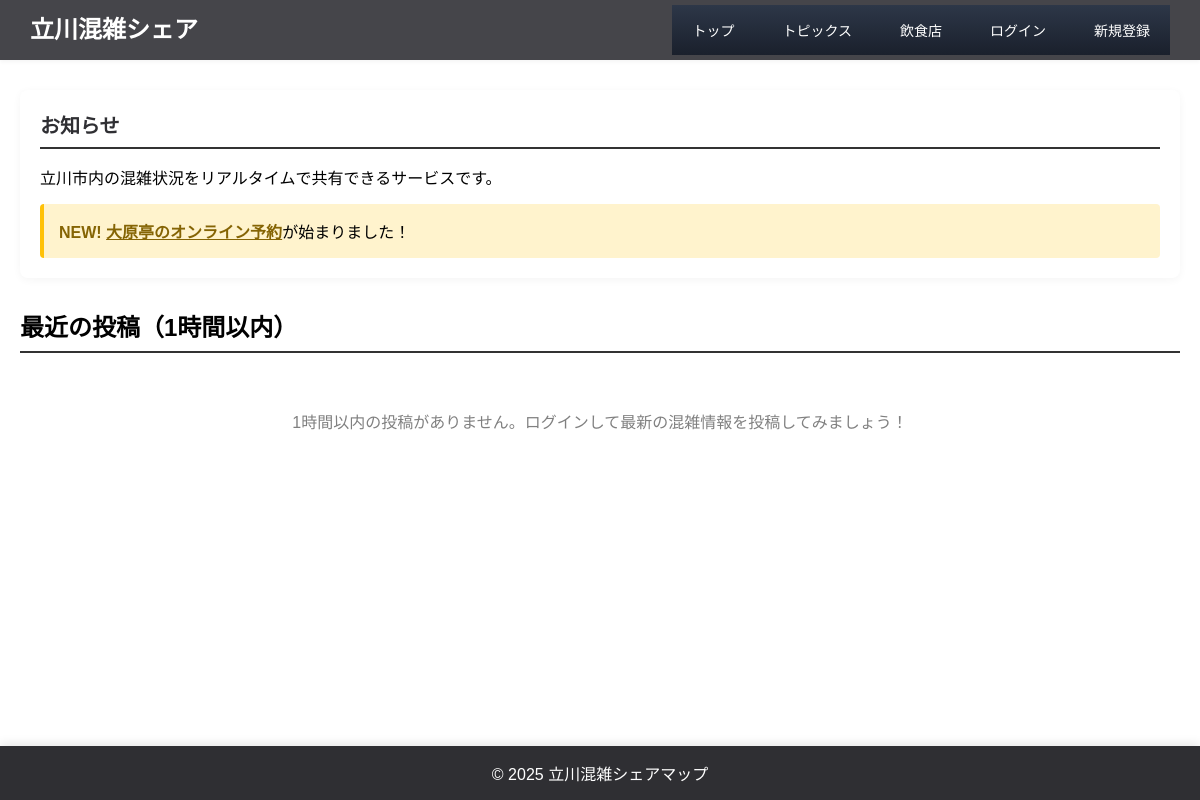
/topics, run on an earlier commit of the app's database.
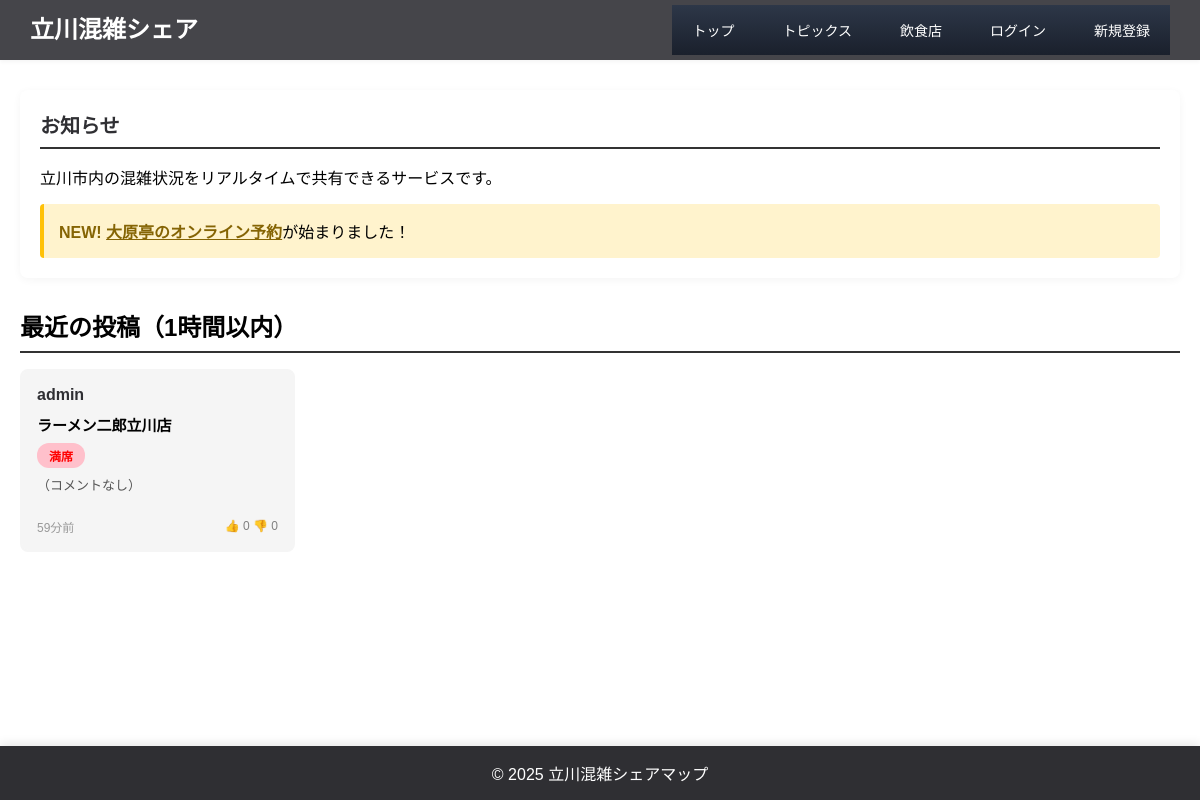
And on a later commit of the database.
### apps/main_app/models.py (models this page shows, shortened)
class Post(db.Model):
    __tablename__ = 'posts'
    id = db.Column(db.Integer, primary_key=True)
    user_name = db.Column(db.String(100), nullable=False)
    shop_name = db.Column(db.String(200), nullable=False)
    crowd_level = db.Column(db.String(100), nullable=False)
    comment = db.Column(db.Text)
    timestamp = db.Column(db.String(100), nullable=False)
    helpful_count = db.Column(db.Integer, default=0)
    user_id = db.Column(db.Integer, db.ForeignKey('users.id'), nullable=True)

### apps/topics_page/topics_routes.py (the view)
@topics_bp.route("/topics")
def topics_page():
    from apps.post_page.post_db import get_all_posts, get_post_ratings, get_user_average_rating
    from apps.config import SHOP_LIST, SHOP_DETAILS
    sort_by = request.args.get('sort', 'new')
    all_posts = get_all_posts()
    one_hour_ago = datetime.now() - timedelta(hours=1)
    recent_posts_list = []
    for post in all_posts:
        post_id = post[0]
        user_name = post[1]
        shop_name = post[2]
        crowd_level = post[3]
        comment = post[4]
        timestamp = post[5]
        try:
            dt = datetime.fromisoformat(timestamp)
            if dt < one_hour_ago:
                continue
            helpful, not_helpful = get_post_ratings(post_id)
            diff = datetime.now() - dt
            seconds = diff.total_seconds()
            user_avg = get_user_average_rating(user_name)
            user_rating = None
            if current_user.is_authenticated:
                from apps.post_page.post_db import get_user_rating
                user_rating = get_user_rating(post_id, current_user.username)
            if seconds < 60:
                time_ago = f"{int(seconds)}秒前"
            elif seconds < 3600:
                time_ago = f"{int(seconds // 60)}分前"
            elif seconds < 86400:
                time_ago = f"{int(seconds // 3600)}時間前"
            else:
                time_ago = f"{int(seconds // 86400)}日前"
            recent_posts_list.append({
                "id": post_id,
                "user_name": user_name,
                "shop_name": shop_name,
                "crowd_level": crowd_level,
                "comment": comment,
                "timestamp": dt,
                "time_ago": time_ago,
                "helpful_count": helpful,
                "not_helpful_count": not_helpful,
                "user_avg_rating": user_avg,
                "user_rated": user_rating
            })
        except Exception as e:
            print(f"投稿処理エラー: {e}")
            continue
    if sort_by == 'new':
        recent_posts_list.sort(key=lambda x: x['timestamp'], reverse=True)
    elif sort_by == 'old':
        recent_posts_list.sort(key=lambda x: x['timestamp'])
    elif sort_by == 'rating':
        recent_posts_list.sort(key=lambda x: x['helpful_count'], reverse=True)
    else:
        recent_posts_list.sort(key=lambda x: x['timestamp'], reverse=True)
    print(f"[デバッグ] 取得した投稿数: {len(recent_posts_list)}")
    shops_with_details = []
    for shop in SHOP_LIST:
        shop_name = shop['name']
        shop_info = {
            'name': shop_name,
            'category': SHOP_DETAILS.get(shop_name, {}).get('category', '未分類'),
            'description': SHOP_DETAILS.get(shop_name, {}).get('description', ''),
            'signature': SHOP_DETAILS.get(shop_name, {}).get('signature', ''),
            'url': shop.get('url', '')
        }
        shops_with_details.append(shop_info)
    return render_template("topics.html",
                         recent_posts=recent_posts_list,
                         sort_by=sort_by,
                         shops=shops_with_details)

### apps/post_page/post_db.py (called while the page is built)
def get_all_posts():
    conn = sqlite3.connect(DB_PATH)
    c = conn.cursor()
    c.execute('SELECT * FROM posts ORDER BY id DESC')
    posts = c.fetchall()
    conn.close()
    return posts

def get_post_ratings(post_id):
    conn = sqlite3.connect(DB_PATH)
    c = conn.cursor()
    c.execute('SELECT COUNT(*) FROM ratings WHERE post_id = ? AND rating_type = ?',
              (post_id, 'helpful'))
    helpful = c.fetchone()[0]
    c.execute('SELECT COUNT(*) FROM ratings WHERE post_id = ? AND rating_type = ?',
              (post_id, 'not_helpful'))
    not_helpful = c.fetchone()[0]
    conn.close()
    return helpful, not_helpful

def get_user_average_rating(username):
    conn = sqlite3.connect(DB_PATH)
    c = conn.cursor()
    c.execute('SELECT id FROM posts WHERE user_name = ?', (username,))
    post_ids = [row[0] for row in c.fetchall()]
    if not post_ids:
        conn.close()
        return None
    placeholders = ','.join('?' * len(post_ids))
    c.execute(f'SELECT rating_type FROM ratings WHERE post_id IN ({placeholders})', post_ids)
    ratings = c.fetchall()
    conn.close()
    if not ratings:
        return None
    helpful_count = sum(1 for r in ratings if r[0] == 'helpful')
    total_count = len(ratings)
    return int((helpful_count / total_count) * 100)

### apps/topics_page/templates/topics.html (shortened to what this page needs)
<!DOCTYPE html>
<html lang="ja">
<head>
  <link rel="stylesheet" href="{{ url_for('static', filename='style.css') }}">
</head>
<body>
  <header>
    <div class="app_name">
      <h1>立川混雑シェア</h1>
    </div>
    <div class="menu-outer01">
      <ul class="sample_menu_list01">
        <li><a href="{{ url_for('main.index') }}">トップ</a></li>
        <li><a href="{{ url_for('topics.topics_page') }}">トピックス</a></li>
        <li><a href="{{ url_for('main.shops_list') }}">飲食店</a></li>
        {% if current_user.is_authenticated %}
          <li><a href="{{ url_for('post.post_page') }}">投稿</a></li>
          <li class="user-info">
            <a href="{{ url_for('main.user_page', username=current_user.username) }}" class="user-link">
              <img src="{{ url_for('static', filename=current_user.icon_path) }}" alt="{{ current_user.username }}" class="user-icon-img">
              {{ current_user.username }}さん
            </a>
          </li>
          {% if current_user.is_admin %}
            <li><a href="{{ url_for('main.admin_panel') }}">管理者パネル</a></li>
          {% endif %}
          <li><a href="{{ url_for('main.logout') }}">ログアウト</a></li>
        {% else %}
          <li><a href="{{ url_for('main.login') }}">ログイン</a></li>
          <li><a href="{{ url_for('main.register') }}">新規登録</a></li>
        {% endif %}
      </ul>
    </div>
  </header>
  <div class="container">
    <div class="notice-section">
      <h2>お知らせ</h2>
      <p>立川市内の混雑状況をリアルタイムで共有できるサービスです。</p>
      <div style="margin-top: 15px; padding: 15px; background-color: #fff3cd; border-left: 4px solid #ffc107; border-radius: 4px;">
        <strong style="color: #856404;">NEW!</strong>
        <a href="{{ url_for('main.oharatei') }}#reserve" style="color: #856404; font-weight: 600; text-decoration: underline;">大原亭のオンライン予約</a>が始まりました！
      </div>
    </div>
    <div class="topics-section">
      <h2>最近の投稿（1時間以内）</h2>
      {% if recent_posts %}
        <div class="posts-grid">
          {% for post in recent_posts %}
            <div class="post-card" id="post-{{ post.id }}">
              <div class="post-card-header">
                <a href="{{ url_for('main.user_page', username=post.user_name) }}" class="username-link">
                  <strong>{{ post.user_name }}</strong>
                </a>
              </div>
              <div class="post-card-body">
                <div class="shop-name">{{ post.shop_name }}</div>
                <div class="crowd-status status-{{ post.crowd_level }}">{{ post.crowd_level }}</div>
                <div class="post-comment">{{ post.comment }}</div>
              </div>
              <div class="post-card-footer">
                <span class="post-time">{{ post.time_ago }}</span>
                <div class="post-ratings">
                  {% if current_user.is_authenticated %}
                    <button
                      class="rating-btn helpful-btn {% if post.user_rated == 'helpful' %}active{% endif %}"
                      data-post-id="{{ post.id }}"
                      data-rating="1"
                      {% if post.user_rated is not none %}disabled{% endif %}>
                      👍 <span class="count">{{ post.helpful_count }}</span>
                    </button>
                    <button
                      class="rating-btn not-helpful-btn {% if post.user_rated == 'not_helpful' %}active{% endif %}"
                      data-post-id="{{ post.id }}"
                      data-rating="0"
                      {% if post.user_rated is not none %}disabled{% endif %}>
                      👎 <span class="count">{{ post.not_helpful_count }}</span>
                    </button>
                  {% else %}
                    <span class="post-ratings-mini">
                      👍 {{ post.helpful_count }} 👎 {{ post.not_helpful_count }}
                    </span>
                  {% endif %}
                </div>
              </div>
            </div>
          {% endfor %}
        </div>
      {% else %}
        <p class="no-posts-message">1時間以内の投稿がありません。ログインして最新の混雑情報を投稿してみましょう！</p>
      {% endif %}
    </div>
  </div>
  <footer>
    <p>© 2025 立川混雑シェアマップ</p>
  </footer>
</body>
</html>

### apps/top_page/static/style.css (style rules this page uses)
* { margin: 0; padding: 0; box-sizing: border-box; }
body { font-family: "Noto Sans JP", "Hiragino Sans", "Yu Gothic", sans-serif; background-color: white; color: black; scroll-behavior: smooth; padding-bottom: 60px; }
header { background-color: rgb(69, 69, 74); color: white; padding: 15px 30px; box-shadow: 0 2px 4px whitesmoke; display: flex; justify-content: space-between; align-items: center; height: 60px; box-sizing: border-box; }
.app_name { text-align: left; }
.app_name h1 { font-size: 24px; margin-bottom: 0; line-height: 1; }
.sample_menu_list01 { display: flex; list-style: none; gap: 8px; margin: 0; padding: 0; align-items: center; height: 100%; }
.sample_menu_list01 li { flex-shrink: 0; display: flex; align-items: center; }
.sample_menu_list01 a { color: white; text-decoration: none; padding: 15px 20px; border-radius: 4px; transition: background-color 0.3s; white-space: nowrap; font-size: 14px; display: flex; align-items: center; }
.container { max-width: 1200px; margin: 0 auto; padding: 30px 20px; }
.notice-section { background: white; padding: 20px; border-radius: 8px; box-shadow: 0 2px 8px whitesmoke; margin-bottom: 30px; }
.notice-section h2 { color: #2f2f33; margin-bottom: 15px; font-size: 20px; }
footer { background-color: #2f2f33; color: white; text-align: center; padding: 15px; position: fixed; bottom: 0; left: 0; width: 100%; z-index: 100; box-shadow: 0 -2px 10px rgba(0, 0, 0, 0.1); }
.username-link { color: #2f2f33; text-decoration: none; font-weight: 600; }
.posts-grid { display: grid; grid-template-columns: repeat(4, 1fr); gap: 20px; }
.post-card { background: whitesmoke; border-radius: 8px; padding: 15px; border: 2px solid whitesmoke; transition: transform 0.2s, box-shadow 0.2s; }
.post-card-header { display: flex; align-items: center; gap: 8px; margin-bottom: 10px; }
.post-card-body { margin: 10px 0; }
.shop-name { font-weight: 600; font-size: 15px; margin-bottom: 8px; color: black; }
.crowd-status { display: inline-block; padding: 4px 12px; border-radius: 12px; font-size: 12px; font-weight: 600; margin-bottom: 8px; }
.status-満席 { background: pink; color: red; }
.post-comment { font-size: 13px; color: gray; line-height: 1.5; }
.post-card-footer { display: flex; justify-content: space-between; align-items: center; margin-top: 10px; padding-top: 10px; border-top: 1px solid whitesmoke; font-size: 12px; color: gray; }
.post-ratings-mini { font-size: 12px; }
.container h2 { border-bottom: 2px solid #333; padding-bottom: 0.5rem; margin-bottom: 1rem; }
.post-time { color: #666; font-size: 14px; }
body { animation: fadeInPage 2.0s ease-out; }
.post-item, .post-card, .notice-section, .map-section, .user-profile { animation: fadeUp 0.5s ease-out both; }
.sample_menu_list01 a { transition: background-color 0.3s ease, transform 0.2s ease; }
* { -webkit-tap-highlight-color: rgba(102, 126, 234, 0.2); }
body { overscroll-behavior-y: contain; }
.menu-outer01 { background: linear-gradient(180deg, #2d3748 0%, #1a202c 100%) !important; }
.post-time { font-size: 12px; color: #999; }
.post-comment { font-size: 14px; color: #333; line-height: 1.6; }
.post-comment { font-size: 13px; margin-bottom: 10px; color: #555; }

What changed in the data, as far as the page shows it:
added Post: user_name "admin", shop_name "ラーメン二郎立川店", crowd_level "満席", comment "（コメントなし）", time_ago "59分前", helpful_count "0", not_helpful_count "0"
Also different on the page:
text no longer shown: "1時間以内の投稿がありません。ログインして最新の混雑情報を投稿してみましょう！"
